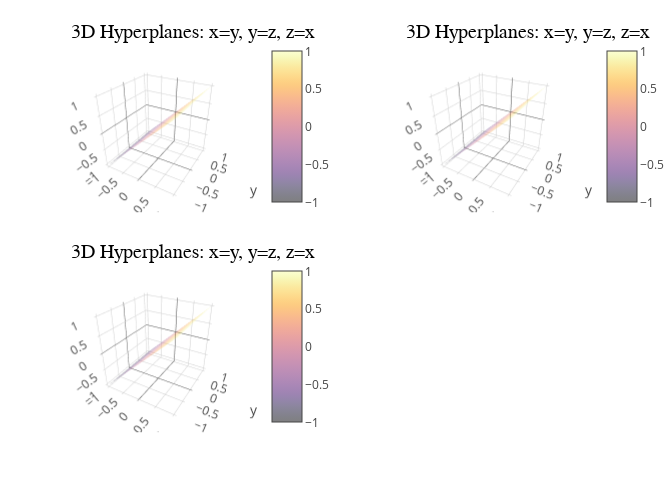

This figure's notebook cell:
### Code cell
using Plots
plotlyjs()  # Use the PlotlyJS backend for interactive plots

# Define the range for the axes
range = -1:0.1:1

# Create a meshgrid for the 3D plot
x, y = [range for _ in 1:2]  # x and y range
z = range  # z range

# Define the hyperplanes
hyperplane1 = (x, y) -> x  # x = y
hyperplane2 = (y, z) -> y  # y = z
hyperplane3 = (z, x) -> z  # z = x

# Plot the hyperplanes
plot(
    surface(x, y, hyperplane1, alpha=0.5, label="x = y"),
    surface(y, z, hyperplane2, alpha=0.5, label="y = z"),
    surface(z, x, hyperplane3, alpha=0.5, label="z = x"),
    xlabel="x", ylabel="y", zlabel="z",
    title="3D Hyperplanes: x=y, y=z, z=x"
)

### Figure 1 — Plotly figure (JSON) as saved in the notebook; plotly's stock layout.template omitted (floating-point values rounded to 4 significant figures; data arrays with more than 128 entries replaced by an {"elided": "..."} marker saying what was removed)
{"data": [{"colorbar": {"len": 0.3881, "title": "", "x": 0.391, "y": 0.7572}, "colorscale": {"elided": "256x2 mixed values"}, "name": "x = y", "opacity": 0.5, "scene": "scene1", "showlegend": false, "showscale": true, "type": "surface", "x": [-1.0, -0.9, -0.8, -0.7, -0.6, -0.5, -0.4, -0.3, -0.2, -0.1, 0.0, 0.1, 0.2, 0.3, 0.4, 0.5, 0.6, 0.7, 0.8, 0.9, 1.0], "xaxis": "x1", "y": [-1.0, -0.9, -0.8, -0.7, -0.6, -0.5, -0.4, -0.3, -0.2, -0.1, 0.0, 0.1, 0.2, 0.3, 0.4, 0.5, 0.6, 0.7, 0.8, 0.9, 1.0], "yaxis": "y1", "z": {"elided": "21x21 float values"}, "zaxis": "z1", "zmax": 1.0, "zmin": -1.0}, {"colorbar": {"len": 0.3881, "title": "", "x": 0.891, "y": 0.7572}, "colorscale": {"elided": "256x2 mixed values"}, "name": "y = z", "opacity": 0.5, "scene": "scene2", "showlegend": false, "showscale": true, "type": "surface", "x": [-1.0, -0.9, -0.8, -0.7, -0.6, -0.5, -0.4, -0.3, -0.2, -0.1, 0.0, 0.1, 0.2, 0.3, 0.4, 0.5, 0.6, 0.7, 0.8, 0.9, 1.0], "xaxis": "x2", "y": [-1.0, -0.9, -0.8, -0.7, -0.6, -0.5, -0.4, -0.3, -0.2, -0.1, 0.0, 0.1, 0.2, 0.3, 0.4, 0.5, 0.6, 0.7, 0.8, 0.9, 1.0], "yaxis": "y2", "z": {"elided": "21x21 float values"}, "zaxis": "z2", "zmax": 1.0, "zmin": -1.0}, {"colorbar": {"len": 0.3881, "title": "", "x": 0.391, "y": 0.2572}, "colorscale": {"elided": "256x2 mixed values"}, "name": "z = x", "opacity": 0.5, "scene": "scene3", "showlegend": false, "showscale": true, "type": "surface", "x": [-1.0, -0.9, -0.8, -0.7, -0.6, -0.5, -0.4, -0.3, -0.2, -0.1, 0.0, 0.1, 0.2, 0.3, 0.4, 0.5, 0.6, 0.7, 0.8, 0.9, 1.0], "xaxis": "x3", "y": [-1.0, -0.9, -0.8, -0.7, -0.6, -0.5, -0.4, -0.3, -0.2, -0.1, 0.0, 0.1, 0.2, 0.3, 0.4, 0.5, 0.6, 0.7, 0.8, 0.9, 1.0], "yaxis": "y3", "z": {"elided": "21x21 float values"}, "zaxis": "z3", "zmax": 1.0, "zmin": -1.0}], "layout": {"annotations": [{"font": {"color": "rgba(0, 0, 0, 1.000)", "family": "sans-serif", "size": 20}, "rotation": -0.0, "showarrow": false, "text": "3D Hyperplanes: x=y, y=z, z=x", "x": 0.2878, "xanchor": "center", "xref": "paper", "y": 1.0, "yanchor": "top", "yref": "paper"}, {"font": {"color": "rgba(0, 0, 0, 1.000)", "family": "sans-serif", "size": 20}, "rotation": -0.0, "showarrow": false, "text": "3D Hyperplanes: x=y, y=z, z=x", "x": 0.7878, "xanchor": "center", "xref": "paper", "y": 1.0, "yanchor": "top", "yref": "paper"}, {"font": {"color": "rgba(0, 0, 0, 1.000)", "family": "sans-serif", "size": 20}, "rotation": -0.0, "showarrow": false, "text": "3D Hyperplanes: x=y, y=z, z=x", "x": 0.2878, "xanchor": "center", "xref": "paper", "y": 0.5, "yanchor": "top", "yref": "paper"}], "height": 480, "legend": {"bgcolor": "rgba(255, 255, 255, 1.000)", "bordercolor": "rgba(0, 0, 0, 1.000)", "borderwidth": 1, "font": {"color": "rgba(0, 0, 0, 1.000)", "family": "sans-serif", "size": 11}, "title": {"font": {"color": "rgba(0, 0, 0, 1.000)", "family": "sans-serif", "size": 15}, "text": ""}, "tracegroupgap": 0, "traceorder": "normal", "x": 1.0, "xanchor": "auto", "y": 1.0, "yanchor": "auto"}, "margin": {"b": 20, "l": 0, "r": 0, "t": 20}, "paper_bgcolor": "rgba(255, 255, 255, 1.000)", "plot_bgcolor": "rgba(255, 255, 255, 1.000)", "scene1": {"camera": {"eye": {"x": 1.126, "y": -1.95, "z": 1.3}, "projection": "orthographic"}, "domain": {"x": [0.0815, 0.391], "y": [0.5632, 0.9513]}, "xaxis1": {"gridcolor": "rgba(0, 0, 0, 0.100)", "gridwidth": 0.5, "linecolor": "rgba(0, 0, 0, 1.000)", "mirror": false, "range": [-1.0, 1.0], "showgrid": true, "showline": true, "showticklabels": true, "tickangle": 0, "tickcolor": "rgb(0, 0, 0)", "tickfont": {"color": "rgba(0, 0, 0, 1.000)", "family": "sans-serif", "size": 11}, "tickmode": "array", "ticks": "inside", "ticktext": ["-1.0", "-0.5", "0.0", "0.5", "1.0"], "tickvals": [-1.0, -0.5, 0.0, 0.5, 1.0], "title": "x", "titlefont": {"color": "rgba(0, 0, 0, 1.000)", "family": "sans-serif", "size": 15}, "type": "-", "visible": true, "zeroline": false, "zerolinecolor": "rgba(0, 0, 0, 1.000)"}, "yaxis1": {"gridcolor": "rgba(0, 0, 0, 0.100)", "gridwidth": 0.5, "linecolor": "rgba(0, 0, 0, 1.000)", "mirror": false, "range": [-1.0, 1.0], "showgrid": true, "showline": true, "showticklabels": true, "tickangle": 0, "tickcolor": "rgb(0, 0, 0)", "tickfont": {"color": "rgba(0, 0, 0, 1.000)", "family": "sans-serif", "size": 11}, "tickmode": "array", "ticks": "inside", "ticktext": ["-1.0", "-0.5", "0.0", "0.5", "1.0"], "tickvals": [-1.0, -0.5, 0.0, 0.5, 1.0], "title": "y", "titlefont": {"color": "rgba(0, 0, 0, 1.000)", "family": "sans-serif", "size": 15}, "type": "-", "visible": true, "zeroline": false, "zerolinecolor": "rgba(0, 0, 0, 1.000)"}, "zaxis1": {"gridcolor": "rgba(0, 0, 0, 0.100)", "gridwidth": 0.5, "linecolor": "rgba(0, 0, 0, 1.000)", "mirror": false, "range": [-1.0, 1.0], "showgrid": true, "showline": true, "showticklabels": true, "tickangle": 0, "tickcolor": "rgb(0, 0, 0)", "tickfont": {"color": "rgba(0, 0, 0, 1.000)", "family": "sans-serif", "size": 11}, "tickmode": "array", "ticks": "inside", "ticktext": ["-1.0", "-0.5", "0.0", "0.5", "1.0"], "tickvals": [-1.0, -0.5, 0.0, 0.5, 1.0], "title": "z", "titlefont": {"color": "rgba(0, 0, 0, 1.000)", "family": "sans-serif", "size": 15}, "type": "-", "visible": true, "zeroline": false, "zerolinecolor": "rgba(0, 0, 0, 1.000)"}}, "scene2": {"camera": {"eye": {"x": 1.126, "y": -1.95, "z": 1.3}, "projection": "orthographic"}, "domain": {"x": [0.5815, 0.891], "y": [0.5632, 0.9513]}, "xaxis2": {"gridcolor": "rgba(0, 0, 0, 0.100)", "gridwidth": 0.5, "linecolor": "rgba(0, 0, 0, 1.000)", "mirror": false, "range": [-1.0, 1.0], "showgrid": true, "showline": true, "showticklabels": true, "tickangle": 0, "tickcolor": "rgb(0, 0, 0)", "tickfont": {"color": "rgba(0, 0, 0, 1.000)", "family": "sans-serif", "size": 11}, "tickmode": "array", "ticks": "inside", "ticktext": ["-1.0", "-0.5", "0.0", "0.5", "1.0"], "tickvals": [-1.0, -0.5, 0.0, 0.5, 1.0], "title": "x", "titlefont": {"color": "rgba(0, 0, 0, 1.000)", "family": "sans-serif", "size": 15}, "type": "-", "visible": true, "zeroline": false, "zerolinecolor": "rgba(0, 0, 0, 1.000)"}, "yaxis2": {"gridcolor": "rgba(0, 0, 0, 0.100)", "gridwidth": 0.5, "linecolor": "rgba(0, 0, 0, 1.000)", "mirror": false, "range": [-1.0, 1.0], "showgrid": true, "showline": true, "showticklabels": true, "tickangle": 0, "tickcolor": "rgb(0, 0, 0)", "tickfont": {"color": "rgba(0, 0, 0, 1.000)", "family": "sans-serif", "size": 11}, "tickmode": "array", "ticks": "inside", "ticktext": ["-1.0", "-0.5", "0.0", "0.5", "1.0"], "tickvals": [-1.0, -0.5, 0.0, 0.5, 1.0], "title": "y", "titlefont": {"color": "rgba(0, 0, 0, 1.000)", "family": "sans-serif", "size": 15}, "type": "-", "visible": true, "zeroline": false, "zerolinecolor": "rgba(0, 0, 0, 1.000)"}, "zaxis2": {"gridcolor": "rgba(0, 0, 0, 0.100)", "gridwidth": 0.5, "linecolor": "rgba(0, 0, 0, 1.000)", "mirror": false, "range": [-1.0, 1.0], "showgrid": true, "showline": true, "showticklabels": true, "tickangle": 0, "tickcolor": "rgb(0, 0, 0)", "tickfont": {"color": "rgba(0, 0, 0, 1.000)", "family": "sans-serif", "size": 11}, "tickmode": "array", "ticks": "inside", "ticktext": ["-1.0", "-0.5", "0.0", "0.5", "1.0"], "tickvals": [-1.0, -0.5, 0.0, 0.5, 1.0], "title": "z", "titlefont": {"color": "rgba(0, 0, 0, 1.000)", "family": "sans-serif", "size": 15}, "type": "-", "visible": true, "zeroline": false, "zerolinecolor": "rgba(0, 0, 0, 1.000)"}}, "scene3": {"camera": {"eye": {"x": 1.126, "y": -1.95, "z": 1.3}, "projection": "orthographic"}, "domain": {"x": [0.0815, 0.391], "y": [0.06318, 0.4513]}, "xaxis3": {"gridcolor": "rgba(0, 0, 0, 0.100)", "gridwidth": 0.5, "linecolor": "rgba(0, 0, 0, 1.000)", "mirror": false, "range": [-1.0, 1.0], "showgrid": true, "showline": true, "showticklabels": true, "tickangle": 0, "tickcolor": "rgb(0, 0, 0)", "tickfont": {"color": "rgba(0, 0, 0, 1.000)", "family": "sans-serif", "size": 11}, "tickmode": "array", "ticks": "inside", "ticktext": ["-1.0", "-0.5", "0.0", "0.5", "1.0"], "tickvals": [-1.0, -0.5, 0.0, 0.5, 1.0], "title": "x", "titlefont": {"color": "rgba(0, 0, 0, 1.000)", "family": "sans-serif", "size": 15}, "type": "-", "visible": true, "zeroline": false, "zerolinecolor": "rgba(0, 0, 0, 1.000)"}, "yaxis3": {"gridcolor": "rgba(0, 0, 0, 0.100)", "gridwidth": 0.5, "linecolor": "rgba(0, 0, 0, 1.000)", "mirror": false, "range": [-1.0, 1.0], "showgrid": true, "showline": true, "showticklabels": true, "tickangle": 0, "tickcolor": "rgb(0, 0, 0)", "tickfont": {"color": "rgba(0, 0, 0, 1.000)", "family": "sans-serif", "size": 11}, "tickmode": "array", "ticks": "inside", "ticktext": ["-1.0", "-0.5", "0.0", "0.5", "1.0"], "tickvals": [-1.0, -0.5, 0.0, 0.5, 1.0], "title": "y", "titlefont": {"color": "rgba(0, 0, 0, 1.000)", "family": "sans-serif", "size": 15}, "type": "-", "visible": true, "zeroline": false, "zerolinecolor": "rgba(0, 0, 0, 1.000)"}, "zaxis3": {"gridcolor": "rgba(0, 0, 0, 0.100)", "gridwidth": 0.5, "linecolor": "rgba(0, 0, 0, 1.000)", "mirror": false, "range": [-1.0, 1.0], "showgrid": true, "showline": true, "showticklabels": true, "tickangle": 0, "tickcolor": "rgb(0, 0, 0)", "tickfont": {"color": "rgba(0, 0, 0, 1.000)", "family": "sans-serif", "size": 11}, "tickmode": "array", "ticks": "inside", "ticktext": ["-1.0", "-0.5", "0.0", "0.5", "1.0"], "tickvals": [-1.0, -0.5, 0.0, 0.5, 1.0], "title": "z", "titlefont": {"color": "rgba(0, 0, 0, 1.000)", "family": "sans-serif", "size": 15}, "type": "-", "visible": true, "zeroline": false, "zerolinecolor": "rgba(0, 0, 0, 1.000)"}}, "showlegend": true, "width": 672}}
